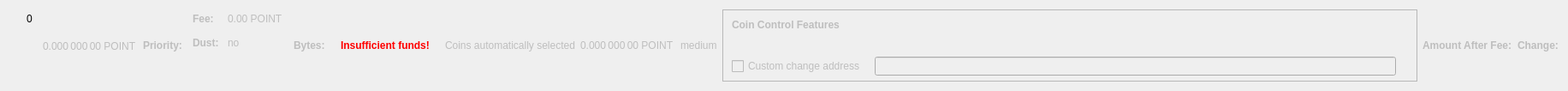
    <widget class="QWidget" name="dummyHideWidget" native="true">
     <property name="maximumSize">
      <size>
       <width>100</width>
       <height>22</height>
      </size>
     </property>
     <layout class="QHBoxLayout" name="dummyHideLayout">
      <item>
       <layout class="QFormLayout" name="formLayoutCoinControl1">
        <property name="horizontalSpacing">
         <number>10</number>
        </property>
        <property name="verticalSpacing">
         <number>14</number>
        </property>
        <property name="leftMargin">
         <number>10</number>
        </property>
        <property name="topMargin">
         <number>4</number>
        </property>
        <property name="rightMargin">
         <number>6</number>
        </property>
        <item row="0" column="1">
         <widget class="QLabel" name="labelCoinControlBytes">
          <property name="cursor">
           <cursorShape>IBeamCursor</cursorShape>
          </property>
          <property name="contextMenuPolicy">
           <enum>Qt::ActionsContextMenu</enum>
          </property>
          <property name="text">
           <string notr="true">0</string>
          </property>
          <property name="textInteractionFlags">
           <set>Qt::LinksAccessibleByMouse|Qt::TextSelectableByKeyboard|Qt::TextSelectableByMouse</set>
          </property>
         </widget>
        </item>
       </layout>
      </item>
      <item>
       <widget class="QLabel" name="labelCoinControlAfterFee">
        <property name="enabled">
         <bool>false</bool>
        </property>
        <property name="sizePolicy">
         <sizepolicy hsizetype="Fixed" vsizetype="Fixed">
          <horstretch>0</horstretch>
          <verstretch>0</verstretch>
         </sizepolicy>
        </property>
        <property name="minimumSize">
         <size>
          <width>111</width>
          <height>12</height>
         </size>
        </property>
        <property name="maximumSize">
         <size>
          <width>111</width>
          <height>12</height>
         </size>
        </property>
        <property name="cursor">
         <cursorShape>IBeamCursor</cursorShape>
        </property>
        <property name="contextMenuPolicy">
         <enum>Qt::ActionsContextMenu</enum>
        </property>
        <property name="text">
         <string notr="true">0.000 000 00 POINT</string>
        </property>
        <property name="textInteractionFlags">
         <set>Qt::LinksAccessibleByMouse|Qt::TextSelectableByKeyboard|Qt::TextSelectableByMouse</set>
        </property>
       </widget>
      </item>
      <item>
       <widget class="QLabel" name="labelCoinControlPriorityText">
        <property name="enabled">
         <bool>false</bool>
        </property>
        <property name="font">
         <font>
          <weight>75</weight>
          <bold>true</bold>
         </font>
        </property>
        <property name="text">
         <string>Priority:</string>
        </property>
       </widget>
      </item>
      <item>
       <layout class="QHBoxLayout" name="horizontalLayout"/>
      </item>
      <item>
       <layout class="QFormLayout" name="formLayoutCoinControl3">
        <property name="horizontalSpacing">
         <number>10</number>
        </property>
        <property name="verticalSpacing">
         <number>14</number>
        </property>
        <property name="leftMargin">
         <number>6</number>
        </property>
        <property name="topMargin">
         <number>4</number>
        </property>
        <property name="rightMargin">
         <number>6</number>
        </property>
        <item row="0" column="0">
         <widget class="QLabel" name="labelCoinControlFeeText">
          <property name="enabled">
           <bool>false</bool>
          </property>
          <property name="font">
           <font>
            <weight>75</weight>
            <bold>true</bold>
           </font>
          </property>
          <property name="text">
           <string>Fee:</string>
          </property>
          <property name="margin">
           <number>0</number>
          </property>
         </widget>
        </item>
        <item row="0" column="1">
         <widget class="QLabel" name="labelCoinControlFee">
          <property name="enabled">
           <bool>false</bool>
          </property>
          <property name="cursor">
           <cursorShape>IBeamCursor</cursorShape>
          </property>
          <property name="contextMenuPolicy">
           <enum>Qt::ActionsContextMenu</enum>
          </property>
          <property name="text">
           <string notr="true">0.00 POINT</string>
          </property>
          <property name="textInteractionFlags">
           <set>Qt::LinksAccessibleByMouse|Qt::TextSelectableByKeyboard|Qt::TextSelectableByMouse</set>
          </property>
         </widget>
        </item>
        <item row="1" column="0">
         <widget class="QLabel" name="labelCoinControlLowOutputText">
          <property name="enabled">
           <bool>false</bool>
          </property>
          <property name="font">
           <font>
            <weight>75</weight>
            <bold>true</bold>
           </font>
          </property>
          <property name="text">
           <string>Dust:</string>
          </property>
         </widget>
        </item>
        <item row="1" column="1">
         <widget class="QLabel" name="labelCoinControlLowOutput">
          <property name="enabled">
           <bool>false</bool>
          </property>
          <property name="cursor">
           <cursorShape>IBeamCursor</cursorShape>
          </property>
          <property name="contextMenuPolicy">
           <enum>Qt::ActionsContextMenu</enum>
          </property>
          <property name="text">
           <string>no</string>
          </property>
          <property name="textInteractionFlags">
           <set>Qt::LinksAccessibleByMouse|Qt::TextSelectableByKeyboard|Qt::TextSelectableByMouse</set>
          </property>
         </widget>
        </item>
       </layout>
      </item>
      <item>
       <widget class="QLabel" name="labelCoinControlBytesText">
        <property name="enabled">
         <bool>false</bool>
        </property>
        <property name="font">
         <font>
          <weight>75</weight>
          <bold>true</bold>
         </font>
        </property>
        <property name="text">
         <string>Bytes:</string>
        </property>
       </widget>
      </item>
      <item>
       <layout class="QFormLayout" name="formLayoutCoinControl2">
        <property name="horizontalSpacing">
         <number>10</number>
        </property>
        <property name="verticalSpacing">
         <number>14</number>
        </property>
        <property name="leftMargin">
         <number>6</number>
        </property>
        <property name="topMargin">
         <number>4</number>
        </property>
        <property name="rightMargin">
         <number>6</number>
        </property>
       </layout>
      </item>
      <item>
       <layout class="QHBoxLayout" name="horizontalLayoutCoinControl2">
        <property name="spacing">
         <number>8</number>
        </property>
        <property name="bottomMargin">
         <number>10</number>
        </property>
       </layout>
      </item>
      <item>
       <widget class="QLabel" name="labelCoinControlInsuffFunds">
        <property name="enabled">
         <bool>false</bool>
        </property>
        <property name="minimumSize">
         <size>
          <width>0</width>
          <height>0</height>
         </size>
        </property>
        <property name="font">
         <font>
          <weight>75</weight>
          <bold>true</bold>
         </font>
        </property>
        <property name="styleSheet">
         <string notr="true">color:red;font-weight:bold;</string>
        </property>
        <property name="text">
         <string>Insufficient funds!</string>
        </property>
        <property name="margin">
         <number>5</number>
        </property>
       </widget>
      </item>
      <item>
       <layout class="QFormLayout" name="formLayoutCoinControl4">
        <property name="horizontalSpacing">
         <number>10</number>
        </property>
        <property name="verticalSpacing">
         <number>14</number>
        </property>
        <property name="leftMargin">
         <number>6</number>
        </property>
        <property name="topMargin">
         <number>4</number>
        </property>
        <property name="rightMargin">
         <number>6</number>
        </property>
       </layout>
      </item>
      <item>
       <widget class="QLabel" name="labelCoinControlAutomaticallySelected">
        <property name="enabled">
         <bool>false</bool>
        </property>
        <property name="sizePolicy">
         <sizepolicy hsizetype="Fixed" vsizetype="Fixed">
          <horstretch>0</horstretch>
          <verstretch>0</verstretch>
         </sizepolicy>
        </property>
        <property name="minimumSize">
         <size>
          <width>0</width>
          <height>0</height>
         </size>
        </property>
        <property name="maximumSize">
         <size>
          <width>240</width>
          <height>16777215</height>
         </size>
        </property>
        <property name="text">
         <string>Coins automatically selected</string>
        </property>
        <property name="margin">
         <number>5</number>
        </property>
       </widget>
      </item>
      <item>
       <widget class="QLabel" name="labelCoinControlChange">
        <property name="enabled">
         <bool>false</bool>
        </property>
        <property name="sizePolicy">
         <sizepolicy hsizetype="Fixed" vsizetype="Fixed">
          <horstretch>0</horstretch>
          <verstretch>0</verstretch>
         </sizepolicy>
        </property>
        <property name="minimumSize">
         <size>
          <width>111</width>
          <height>0</height>
         </size>
        </property>
        <property name="maximumSize">
         <size>
          <width>111</width>
          <height>16777215</height>
         </size>
        </property>
        <property name="cursor">
         <cursorShape>IBeamCursor</cursorShape>
        </property>
        <property name="contextMenuPolicy">
         <enum>Qt::ActionsContextMenu</enum>
        </property>
        <property name="text">
         <string notr="true">0.000 000 00 POINT</string>
        </property>
        <property name="textInteractionFlags">
         <set>Qt::LinksAccessibleByMouse|Qt::TextSelectableByKeyboard|Qt::TextSelectableByMouse</set>
        </property>
       </widget>
      </item>
      <item>
       <widget class="QLabel" name="labelCoinControlPriority">
        <property name="enabled">
         <bool>false</bool>
        </property>
        <property name="cursor">
         <cursorShape>IBeamCursor</cursorShape>
        </property>
        <property name="contextMenuPolicy">
         <enum>Qt::ActionsContextMenu</enum>
        </property>
        <property name="text">
         <string>medium</string>
        </property>
        <property name="textInteractionFlags">
         <set>Qt::LinksAccessibleByMouse|Qt::TextSelectableByKeyboard|Qt::TextSelectableByMouse</set>
        </property>
       </widget>
      </item>
      <item>
       <widget class="QFrame" name="frameCoinControl">
        <property name="sizePolicy">
         <sizepolicy hsizetype="Expanding" vsizetype="Expanding">
          <horstretch>0</horstretch>
          <verstretch>0</verstretch>
         </sizepolicy>
        </property>
        <property name="maximumSize">
         <size>
          <width>16777215</width>
          <height>16777215</height>
         </size>
        </property>
        <property name="frameShape">
         <enum>QFrame::StyledPanel</enum>
        </property>
        <property name="frameShadow">
         <enum>QFrame::Sunken</enum>
        </property>
        <layout class="QVBoxLayout" name="verticalLayoutCoinControl2_2">
         <property name="spacing">
          <number>0</number>
         </property>
         <property name="leftMargin">
          <number>0</number>
         </property>
         <property name="topMargin">
          <number>0</number>
         </property>
         <property name="rightMargin">
          <number>0</number>
         </property>
         <property name="bottomMargin">
          <number>6</number>
         </property>
         <item>
          <layout class="QVBoxLayout" name="verticalLayoutCoinControl" stretch="0,0,0,1">
           <property name="spacing">
            <number>0</number>
           </property>
           <property name="leftMargin">
            <number>10</number>
           </property>
           <property name="topMargin">
            <number>10</number>
           </property>
           <item>
            <layout class="QHBoxLayout" name="horizontalLayoutCoinControl1">
             <property name="bottomMargin">
              <number>15</number>
             </property>
             <item>
              <widget class="QLabel" name="labelCoinControlFeatures">
               <property name="enabled">
                <bool>false</bool>
               </property>
               <property name="sizePolicy">
                <sizepolicy hsizetype="Preferred" vsizetype="Maximum">
                 <horstretch>0</horstretch>
                 <verstretch>0</verstretch>
                </sizepolicy>
               </property>
               <property name="font">
                <font>
                 <weight>75</weight>
                 <bold>true</bold>
                </font>
               </property>
               <property name="styleSheet">
                <string notr="true">font-weight:bold;</string>
               </property>
               <property name="text">
                <string>Coin Control Features</string>
               </property>
              </widget>
             </item>
            </layout>
           </item>
           <item>
            <widget class="QWidget" name="widgetCoinControl" native="true">
             <property name="sizePolicy">
              <sizepolicy hsizetype="Preferred" vsizetype="Preferred">
               <horstretch>0</horstretch>
               <verstretch>0</verstretch>
              </sizepolicy>
             </property>
             <property name="minimumSize">
              <size>
               <width>0</width>
               <height>0</height>
              </size>
             </property>
             <property name="styleSheet">
              <string notr="true"/>
             </property>
             <layout class="QHBoxLayout" name="horizontalLayoutCoinControl5_2">
              <property name="leftMargin">
               <number>0</number>
              </property>
              <property name="topMargin">
               <number>0</number>
              </property>
              <property name="rightMargin">
               <number>0</number>
              </property>
              <property name="bottomMargin">
               <number>0</number>
              </property>
              <item>
               <layout class="QHBoxLayout" name="horizontalLayoutCoinControl3">
                <property name="spacing">
                 <number>20</number>
                </property>
                <property name="topMargin">
                 <number>0</number>
                </property>
                <property name="bottomMargin">
                 <number>10</number>
                </property>
               </layout>
              </item>
             </layout>
            </widget>
           </item>
           <item>
            <layout class="QHBoxLayout" name="horizontalLayoutCoinControl4" stretch="0,0,0">
             <property name="spacing">
              <number>12</number>
             </property>
             <property name="sizeConstraint">
              <enum>QLayout::SetDefaultConstraint</enum>
             </property>
             <property name="topMargin">
              <number>5</number>
             </property>
             <property name="rightMargin">
              <number>5</number>
             </property>
             <item>
              <widget class="QCheckBox" name="checkBoxCoinControlChange">
               <property name="enabled">
                <bool>false</bool>
               </property>
               <property name="toolTip">
                <string>If this is activated, but the change address is empty or invalid, change will be sent to a newly generated address.</string>
               </property>
               <property name="text">
                <string>Custom change address</string>
               </property>
              </widget>
             </item>
             <item>
              <widget class="QValidatedLineEdit" name="lineEditCoinControlChange">
               <property name="enabled">
                <bool>false</bool>
               </property>
               <property name="sizePolicy">
                <sizepolicy hsizetype="Expanding" vsizetype="Fixed">
                 <horstretch>0</horstretch>
                 <verstretch>0</verstretch>
                </sizepolicy>
               </property>
              </widget>
             </item>
             <item>
              <widget class="QLabel" name="labelCoinControlChangeLabel_2">
               <property name="sizePolicy">
                <sizepolicy hsizetype="Preferred" vsizetype="Expanding">
                 <horstretch>0</horstretch>
                 <verstretch>0</verstretch>
                </sizepolicy>
               </property>
               <property name="minimumSize">
                <size>
                 <width>0</width>
                 <height>0</height>
                </size>
               </property>
               <property name="text">
                <string/>
               </property>
               <property name="margin">
                <number>3</number>
               </property>
              </widget>
             </item>
            </layout>
           </item>
           <item>
            <spacer name="verticalSpacerCoinControl">
             <property name="orientation">
              <enum>Qt::Vertical</enum>
             </property>
             <property name="sizeHint" stdset="0">
              <size>
               <width>800</width>
               <height>1</height>
              </size>
             </property>
            </spacer>
           </item>
          </layout>
         </item>
        </layout>
       </widget>
      </item>
      <item>
       <widget class="QLabel" name="labelCoinControlAfterFeeText">
        <property name="enabled">
         <bool>false</bool>
        </property>
        <property name="minimumSize">
         <size>
          <width>0</width>
          <height>0</height>
         </size>
        </property>
        <property name="maximumSize">
         <size>
          <width>16777215</width>
          <height>16777215</height>
         </size>
        </property>
        <property name="font">
         <font>
          <weight>75</weight>
          <bold>true</bold>
         </font>
        </property>
        <property name="text">
         <string>Amount After Fee:</string>
        </property>
        <property name="alignment">
         <set>Qt::AlignLeading|Qt::AlignLeft|Qt::AlignVCenter</set>
        </property>
        <property name="margin">
         <number>0</number>
        </property>
       </widget>
      </item>
      <item>
       <widget class="QLabel" name="labelCoinControlChangeText">
        <property name="enabled">
         <bool>false</bool>
        </property>
        <property name="sizePolicy">
         <sizepolicy hsizetype="Preferred" vsizetype="Preferred">
          <horstretch>0</horstretch>
          <verstretch>0</verstretch>
         </sizepolicy>
        </property>
        <property name="minimumSize">
         <size>
          <width>0</width>
          <height>0</height>
         </size>
        </property>
        <property name="maximumSize">
         <size>
          <width>16777215</width>
          <height>16777215</height>
         </size>
        </property>
        <property name="font">
         <font>
          <weight>75</weight>
          <bold>true</bold>
         </font>
        </property>
        <property name="text">
         <string>Change:</string>
        </property>
        <property name="alignment">
         <set>Qt::AlignLeading|Qt::AlignLeft|Qt::AlignVCenter</set>
        </property>
       </widget>
      </item>
     </layout>
    </widget>
